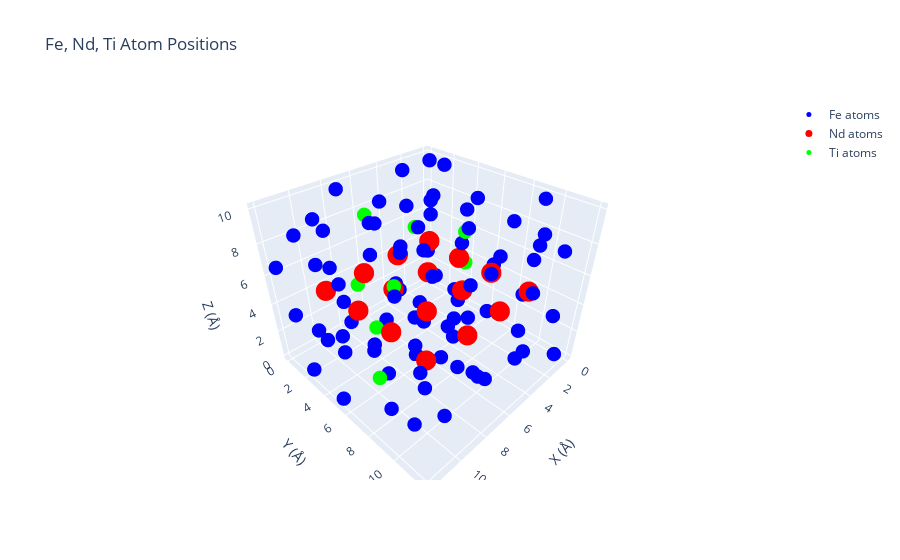
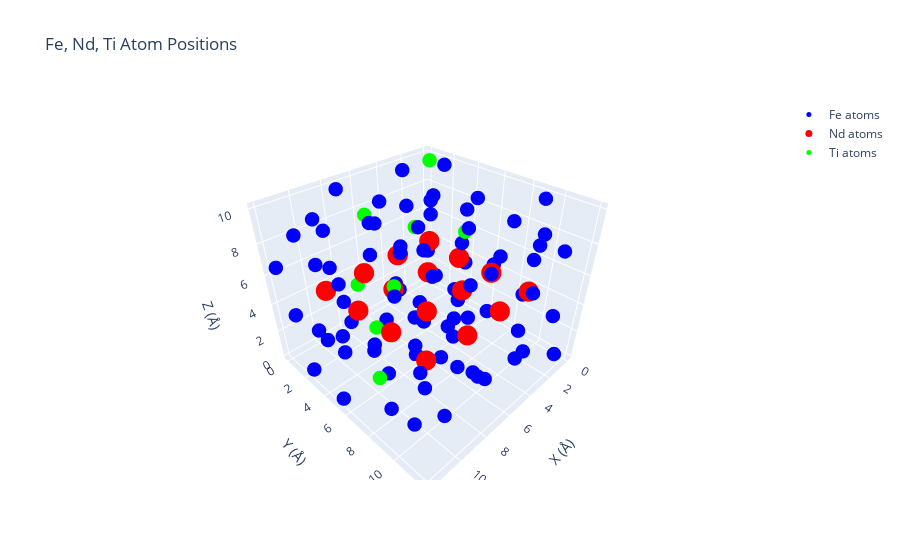

These figures' notebook cell, in order:
### Code cell
s = Supercell_2x2x1(MorseParameterDatabase())
s.graph()
print(s.calculate_total_energy(None, None, None))
#print(s.calculate_total_energy_debug(None, None, None))
#s.swap_ti_position(s.atoms[0], s.atoms[8])
print(s.calculate_total_energy(s.atoms[0], s.atoms[8], s.calculate_total_energy(None, None, None)))
s.graph()
